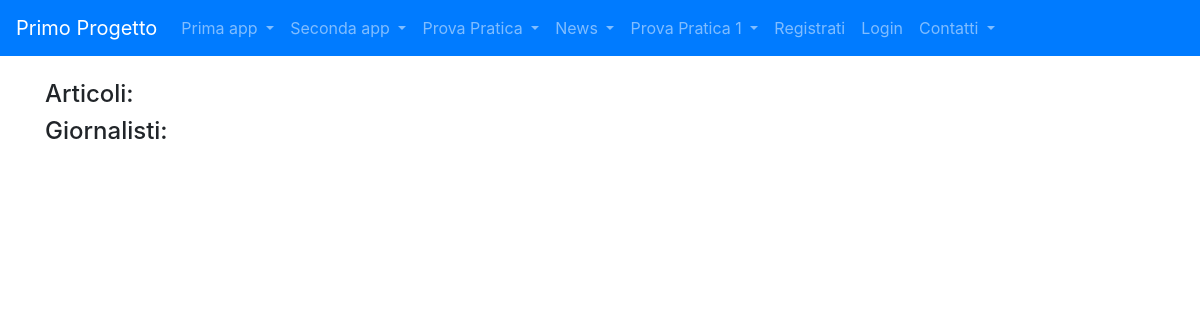
Before: /news/ with the older database file.
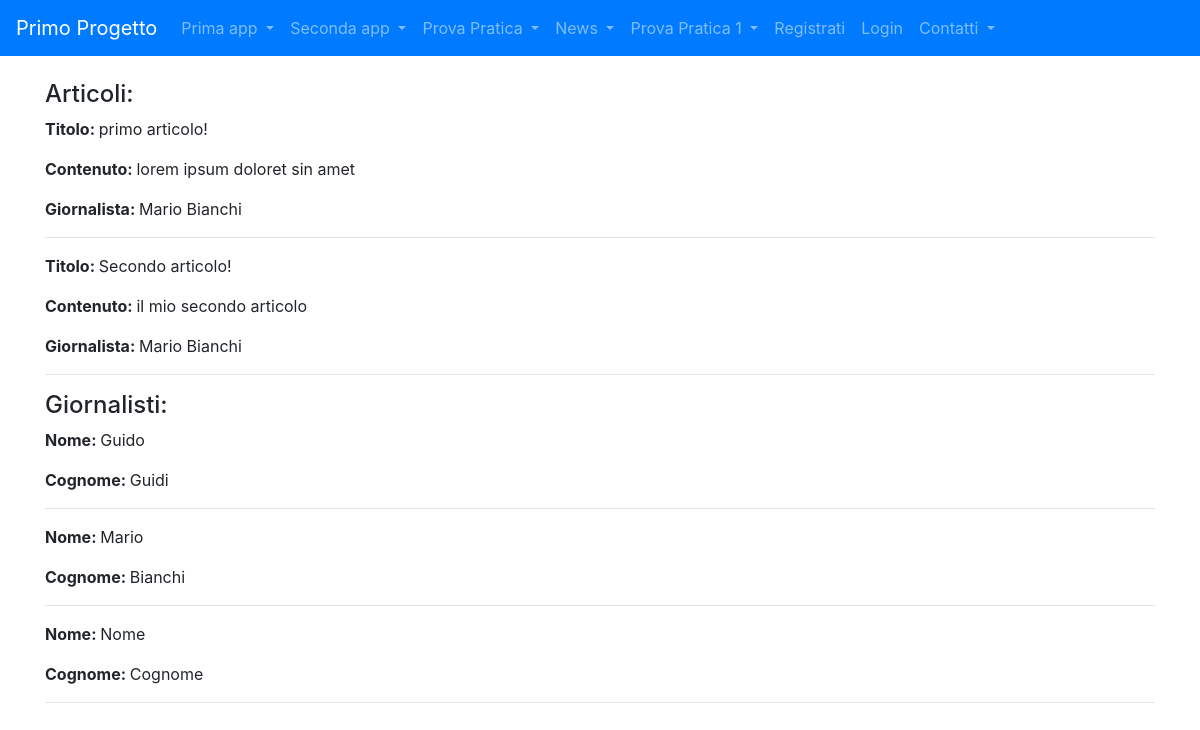
After: the same page with the newer database file.
### news/models.py (models this page shows)
class Articolo (models.Model):
    titolo=models.CharField(max_length=100)
    contenuto=models.TextField()
    giornalista=models.ForeignKey(Giornalista, on_delete=models.CASCADE, related_name="articoli")
    def __str__(self):
        return self.titolo

class Giornalista (models.Model):
    nome=models.CharField( max_length=20)
    cognome=models.CharField( max_length=20)
    def __str__(self):
        return self.nome + " " + self.cognome

### news/views.py (the view)
# urls.py: path('', home, name="homeview"),
def home (request):
    articoli = Articolo.objects.all()
    giornalisti = Giornalista.objects.all()
    context = {"articoli": articoli, "giornalisti": giornalisti}
    print(context)
    return render (request, "homepage_news.html", context) #passiamo il dizionario alla pagina

### news/templates/homepage_news.html (shortened to what this page needs)
{%extends 'base.html' %}
{%block content%}
    <h4>Articoli:</h4>
    {%for articolo in articoli%}
        <p><strong>Titolo: </strong>{{articolo.titolo}}</p>
        <p><strong>Contenuto: </strong>{{articolo.contenuto}}</p>
        <p><strong>Giornalista: </strong>{{articolo.giornalista}}</p>
        <hr>
    {%endfor%}
    <h4>Giornalisti:</h4>
    {%for giornalista in giornalisti%}
        <p><strong>Nome: </strong>{{giornalista.nome}}</p>
        <p><strong>Cognome: </strong>{{giornalista.cognome}}</p>
        <hr>
    {%endfor%}
{%endblock content%}

### templates/base.html (shortened to what this page needs)
<!doctype html>
{% load static %}
<html lang="en">
  <head>
    <link rel="stylesheet" href="https://cdn.jsdelivr.net/npm/bootstrap@4.5.3/dist/css/bootstrap.min.css">
  </head>
  <body>
    <nav class="navbar navbar-expand-lg navbar-dark bg-primary">
        <a class="navbar-brand" href="{% url 'index_generale'%}">Primo Progetto</a>
        <div class="collapse navbar-collapse" id="navbarSupportedContent">
          <ul class="navbar-nav mr-auto">
            <li class="nav-item dropdown">
                <a class="nav-link dropdown-toggle" href="#" id="navbarDropdown" role="button" data-toggle="dropdown" aria-haspopup="true" aria-expanded="false">
                  Prima app
                </a>
              </li>
            <li class="nav-item dropdown">
              <a class="nav-link dropdown-toggle" href="#" id="navbarDropdown" role="button" data-toggle="dropdown" aria-haspopup="true" aria-expanded="false">
                Seconda app
              </a>
            </li>
            <li class="nav-item dropdown">
              <a class="nav-link dropdown-toggle" href="#" id="navbarDropdown" role="button" data-toggle="dropdown" aria-haspopup="true" aria-expanded="false">
                Prova Pratica
              </a>
            </li>
            <li class="nav-item dropdown">
              <a class="nav-link dropdown-toggle" href="#" id="navbarDropdown" role="button" data-toggle="dropdown" aria-haspopup="true" aria-expanded="false">
                News
              </a>
            </li>
            <li class="nav-item dropdown">
              <a class="nav-link dropdown-toggle" href="#" id="navbarDropdown" role="button" data-toggle="dropdown" aria-haspopup="true" aria-expanded="false">
                Prova Pratica 1
              </a>
            </li>
            {%if request.user.is_authenticated%}
              <li class="nav-item dropdown">
                <a class="nav-link dropdown-toggle" href="#" id="navbarDropdown" role="button" data-toggle="dropdown" aria-haspopup="true" aria-expanded="false">{{ request.user.username}}</a>
                <div class="dropdown-menu" aria-labelledby="navbarDropdown">
                  <div class="dropdown-divider"></div>
                  <a class="dropdown-item" href="{%url 'logout' %}">Esci</a>
                </div>
              <li>
            {%else%}
            <li class="nav-item">
              <a class="nav-link" href="#">Registrati</a>
            </li>
            <li class="nav-item">
              <a class="nav-link" href="{%url 'login'%}">Login</a>
            </li>
            {%endif%}
            <li class="nav-item dropdown">
              <a class="nav-link dropdown-toggle" href="#" id="navbarDropdown" role="button" data-toggle="dropdown" aria-haspopup="true" aria-expanded="false">
                Contatti
              </a>
            </li>
          </ul>
        </div>
    </nav>
    <div class="container my-4">
        {%block content%}
        {%endblock content%}
    </div>
  </body>
</html>

Changed rows visible on the page:
added Articolo: titolo "primo articolo!", contenuto "lorem ipsum doloret sin amet", giornalista "Mario Bianchi"
added Articolo: titolo "Secondo articolo!", contenuto "il mio secondo articolo", giornalista "Mario Bianchi"
added Giornalista: nome "Guido", cognome "Guidi"
added Giornalista: nome "Mario", cognome "Bianchi"
added Giornalista: nome "Nome", cognome "Cognome"
